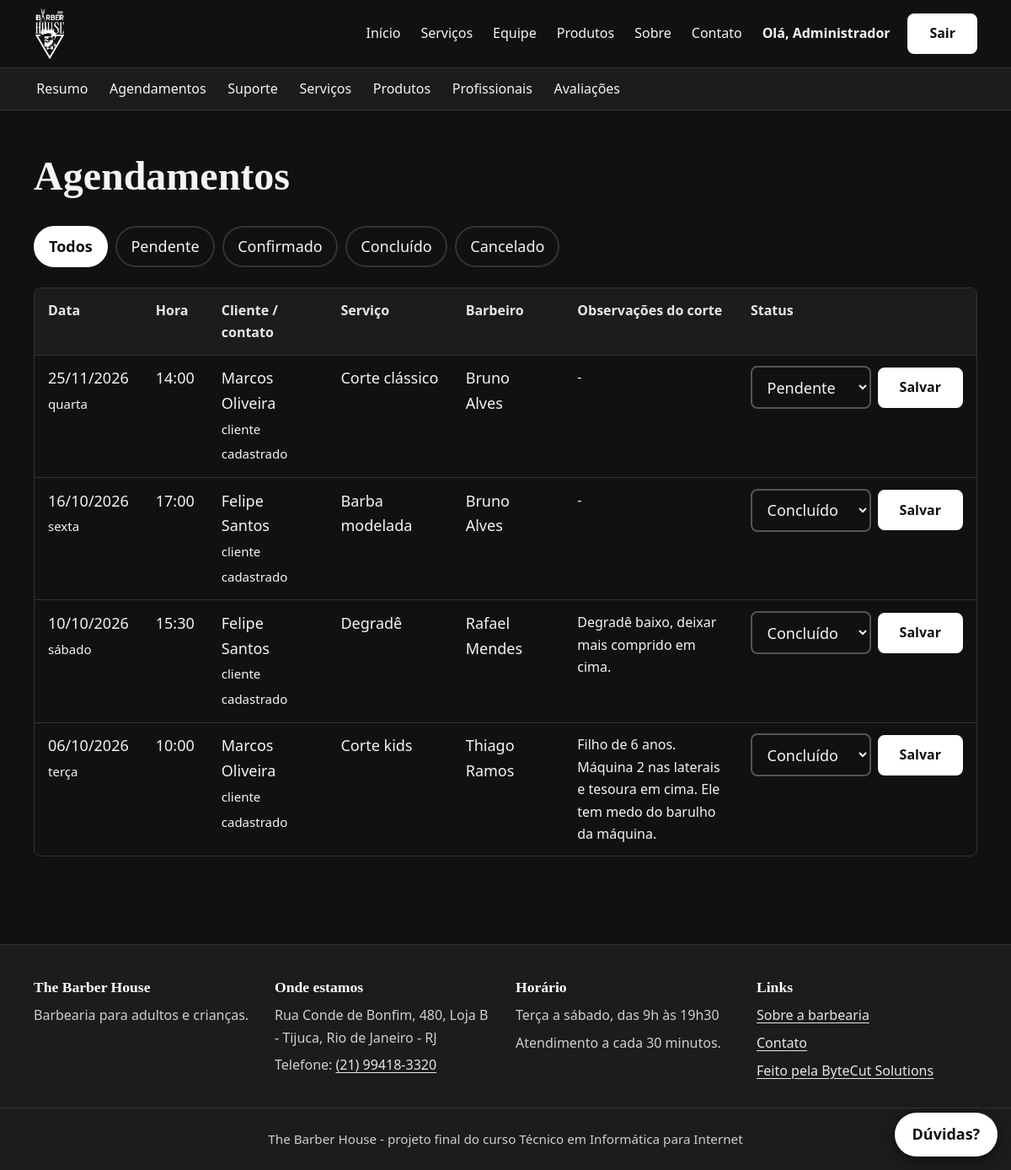
The app's page /admin/agendamentos.php (signed in) with its own data.
### tables this page shows
CREATE TABLE agendamentos (
    id INT AUTO_INCREMENT PRIMARY KEY,
    usuario_id INT NULL,
    cliente_nome VARCHAR(120) NULL,
    cliente_telefone VARCHAR(20) NULL,
    servico_id INT NOT NULL,
    profissional_id INT NULL,
    data_agendamento DATE NOT NULL,
    horario TIME NOT NULL,
    observacoes_corte TEXT NULL,
    status ENUM('pendente', 'confirmado', 'concluido', 'cancelado') NOT NULL DEFAULT 'pendente',
    criado_em DATETIME NOT NULL DEFAULT CURRENT_TIMESTAMP,
    CONSTRAINT fk_agendamento_usuario FOREIGN KEY (usuario_id) REFERENCES usuarios(id) ON DELETE CASCADE,
    CONSTRAINT fk_agendamento_servico FOREIGN KEY (servico_id) REFERENCES servicos(id) ON DELETE RESTRICT,
    CONSTRAINT fk_agendamento_profissional FOREIGN KEY (profissional_id) REFERENCES profissionais(id) ON DELETE SET NULL,
    INDEX idx_agenda (data_agendamento, horario)
);

CREATE TABLE servicos (
    id INT AUTO_INCREMENT PRIMARY KEY,
    nome VARCHAR(120) NOT NULL,
    descricao TEXT,
    preco DECIMAL(10,2) NOT NULL,
    categoria ENUM('Adulto', 'Infantil', 'Barba e Cuidados') NOT NULL,
    imagem VARCHAR(255) NULL
);

CREATE TABLE profissionais (
    id INT AUTO_INCREMENT PRIMARY KEY,
    nome VARCHAR(120) NOT NULL,
    especialidade VARCHAR(150) NOT NULL,
    bio TEXT,
    imagem VARCHAR(255) NULL
);

### includes/funcoes.php (called while the page is built, shortened)
<?php
function e($texto) {
    return htmlspecialchars((string) $texto, ENT_QUOTES, "UTF-8");
}
function pegar_get($campo) {
    return "";
}
function data_br($data) {
    return date("d/m/Y", strtotime($data));
}
function dia_semana($data) {
    $nomes = array("domingo", "segunda", "terça", "quarta", "quinta", "sexta", "sábado");
    $numero = date("w", strtotime($data));
    return $nomes[$numero];
}
function status_texto($status) {
    $nomes = array(
        "pendente"   => "Pendente",
        "confirmado" => "Confirmado",
        "concluido"  => "Concluído",
        "cancelado"  => "Cancelado"
    );
    if (isset($nomes[$status])) {
        return $nomes[$status];
    }
    return $status;
}

### admin/agendamentos.php (the view, shortened to what this page needs)
<?php
require_once "../includes/funcoes.php";
$status_validos = array("pendente", "confirmado", "concluido", "cancelado");
$filtro = pegar_get("status");
if (!in_array($filtro, $status_validos)) {
    $filtro = "";
}
$sql = "SELECT a.*, COALESCE(NULLIF(a.cliente_nome, ''), u.nome, 'Cliente') AS cliente,
               COALESCE(a.cliente_telefone, '') AS telefone, s.nome AS servico, p.nome AS profissional
        FROM agendamentos a
        LEFT JOIN usuarios u ON u.id = a.usuario_id
        JOIN servicos s ON s.id = a.servico_id
        LEFT JOIN profissionais p ON p.id = a.profissional_id";
if ($filtro != "") {
    $sql = $sql . " WHERE a.status = ? ORDER BY a.data_agendamento DESC, a.horario DESC";
    $st = $pdo->prepare($sql);
    $st->execute(array($filtro));
} else {
    $sql = $sql . " ORDER BY a.data_agendamento DESC, a.horario DESC";
    $st = $pdo->prepare($sql);
    $st->execute();
}
$agendamentos = $st->fetchAll();
require_once "../includes/header.php";
?>
<section class="secao">
    <div class="container">
        <h1>Agendamentos</h1>
        <nav class="filtros" aria-label="Filtrar por status">
            <a class="<?php if ($filtro == "") { echo "ativo"; } ?>" href="agendamentos.php">Todos</a>
            <?php foreach ($status_validos as $s): ?>
                <a class="<?php if ($filtro == $s) { echo "ativo"; } ?>" href="agendamentos.php?status=<?= $s ?>"><?= e(status_texto($s)) ?></a>
            <?php endforeach; ?>
        </nav>
        <?php if (count($agendamentos) == 0): ?>
            <p class="vazio">Nenhum agendamento encontrado.</p>
        <?php else: ?>
            <div class="tabela-rolagem">
                <table>
                    <thead>
                        <tr><th>Data</th><th>Hora</th><th>Cliente / contato</th><th>Serviço</th><th>Barbeiro</th><th>Observações do corte</th><th>Status</th></tr>
                    </thead>
                    <tbody>
                    <?php foreach ($agendamentos as $a): ?>
                        <tr>
                            <td><?= data_br($a["data_agendamento"]) ?><br><small><?= e(dia_semana($a["data_agendamento"])) ?></small></td>
                            <td><?= substr($a["horario"], 0, 5) ?></td>
                            <td><?= e($a["cliente"]) ?><?php if ($a["telefone"] !== ""): ?><br><small><?= e($a["telefone"]) ?> · visitante</small><?php elseif ($a["usuario_id"]): ?><br><small>cliente cadastrado</small><?php endif; ?></td>
                            <td><?= e($a["servico"]) ?></td>
                            <td><?php if ($a["profissional"]) { echo e($a["profissional"]); } else { echo "sem preferência"; } ?></td>
                            <td class="coluna-obs"><?php if ($a["observacoes_corte"]) { echo e($a["observacoes_corte"]); } else { echo "-"; } ?></td>
                            <td>
                                <form method="post" class="form-status">
                                    <select id="status-<?= (int) $a["id"] ?>" name="status">
                                        <?php foreach ($status_validos as $s): ?>
                                            <option value="<?= $s ?>" <?php if ($a["status"] == $s) { echo "selected"; } ?>><?= e(status_texto($s)) ?></option>
                                        <?php endforeach; ?>
                                    </select>
                                    <button type="submit" class="botao botao-pequeno">Salvar</button>
                                </form>
                            </td>
                        </tr>
                    <?php endforeach; ?>
                    </tbody>
                </table>
            </div>
        <?php endif; ?>
    </div>
</section>
<?php require_once "../includes/footer.php"; ?>

### assets/css/style.css (style rules this page uses)
:root { --preto: #111111; --grafite: #1c1c1c; --linha: #333333; --destaque: #ffffff; --destaque-claro: #e6e6e6; --gelo: #f4f4f4; --suave: #cfcfcf; --erro: #ff9b92; --ok: #8fd19e; --aviso: #f0c36a; --raio: 8px; }
*, *::before, *::after { box-sizing: border-box; }
html { scroll-behavior: smooth; }
body { margin: 0; background: var(--preto); color: var(--gelo); font-family: "Segoe UI", system-ui, -apple-system, Arial, sans-serif; font-size: 1.125rem; line-height: 1.65; }
h1, h2, h3, h4 { font-family: Georgia, "Times New Roman", serif; line-height: 1.25; margin: 0 0 0.6em; font-weight: 700; }
h1 { font-size: clamp(2rem, 5vw, 3rem); }
a { color: var(--destaque-claro); text-underline-offset: 3px; }
.container { width: min(1120px, 100% - 2rem); margin-inline: auto; }
.botao, button.botao { display: inline-flex; align-items: center; justify-content: center; min-height: 48px; padding: 0.7rem 1.5rem; background: var(--destaque); color: #111111; border: 2px solid var(--destaque); border-radius: var(--raio); font: inherit; font-weight: 700; font-size: 1rem; text-decoration: none; cursor: pointer; line-height: 1.2; }
.botao-pequeno { min-height: 44px; padding: 0.45rem 1rem; }
.secao { padding: 3rem 0; }
input[type="text"], input[type="email"], input[type="password"], input[type="date"], input[type="number"], input[type="tel"], select, textarea { width: 100%; min-height: 48px; padding: 0.65rem 0.85rem; background: var(--preto); color: var(--gelo); border: 2px solid #555555; border-radius: var(--raio); font: inherit; }
::placeholder { color: #9a9a9a; }
.tabela-rolagem { overflow-x: auto; border: 1px solid var(--linha); border-radius: var(--raio); margin-bottom: 1.5rem; }
table { width: 100%; border-collapse: collapse; min-width: 640px; }
th, td { padding: 0.8rem 1rem; text-align: left; border-bottom: 1px solid var(--linha); vertical-align: top; }
th { background: var(--grafite); color: var(--destaque-claro); font-size: 1rem; }
tbody tr:last-child td { border-bottom: 0; }
.coluna-obs { max-width: 260px; font-size: 1rem; }
.form-status { display: flex; gap: 0.5rem; align-items: center; margin: 0; }
.form-status select { min-width: 130px; }
.filtros { display: flex; flex-wrap: wrap; gap: 0.6rem; margin: 1rem 0 1.5rem; }
.filtros a { padding: 0.5rem 1rem; border: 2px solid var(--linha); border-radius: 999px; color: var(--gelo); text-decoration: none; min-height: 44px; display: inline-flex; align-items: center; }
.filtros a.ativo { background: var(--destaque); border-color: var(--destaque); color: #111; font-weight: 700; }

### records on screen
agendamentos: data_agendamento "25/11/2026", data_agendamento "quarta", horario "14:00", cliente "Marcos Oliveira", shows "cliente cadastrado", servico.nome "Corte clássico", profissional.nome "Bruno Alves"
agendamentos: data_agendamento "16/10/2026", data_agendamento "sexta", horario "17:00", cliente "Felipe Santos", shows "cliente cadastrado", servico.nome "Barba modelada", profissional.nome "Bruno Alves"
agendamentos: data_agendamento "10/10/2026", data_agendamento "sábado", horario "15:30", cliente "Felipe Santos", shows "cliente cadastrado", servico.nome "Degradê", profissional.nome "Rafael Mendes", observacoes_corte "Degradê baixo, deixar mais comprido em cima."
agendamentos: data_agendamento "06/10/2026", data_agendamento "terça", horario "10:00", cliente "Marcos Oliveira", shows "cliente cadastrado", servico.nome "Corte kids", profissional.nome "Thiago Ramos", observacoes_corte "Filho de 6 anos. Máquina 2 nas laterais e tesoura em cima. Ele tem medo do barulho da máquina."

### other values on screen
primeiro_nome($u["nome"]) "Administrador"
status_texto($s) "Pendente"
status_texto($s) "Confirmado"
status_texto($s) "Concluído"
status_texto($s) "Cancelado"
$endereco_barbearia "Rua Conde de Bonfim, 480, Loja B - Tijuca, Rio de Janeiro - RJ"
$telefone_barbearia "(21) 99418-3320"
$horario_barbearia "Terça a sábado, das 9h às 19h30"
form field status "Pendente"
form field status "Concluído"
